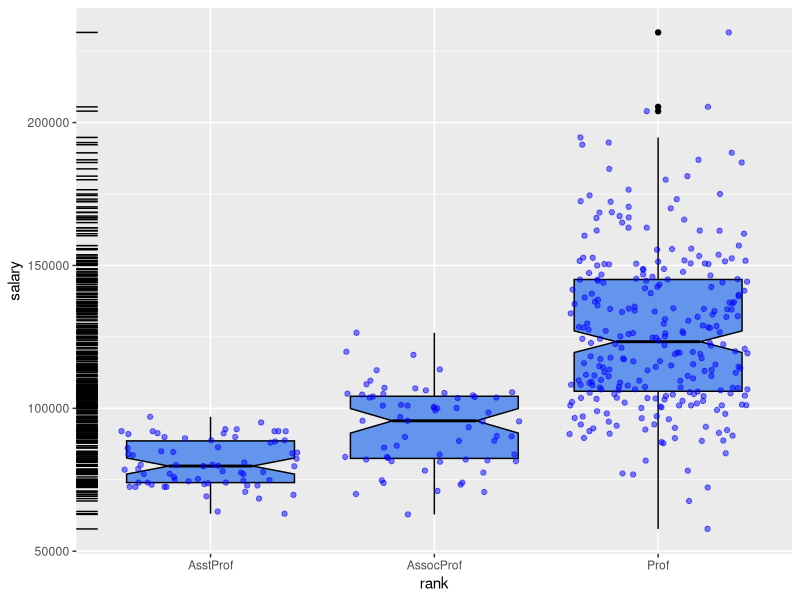
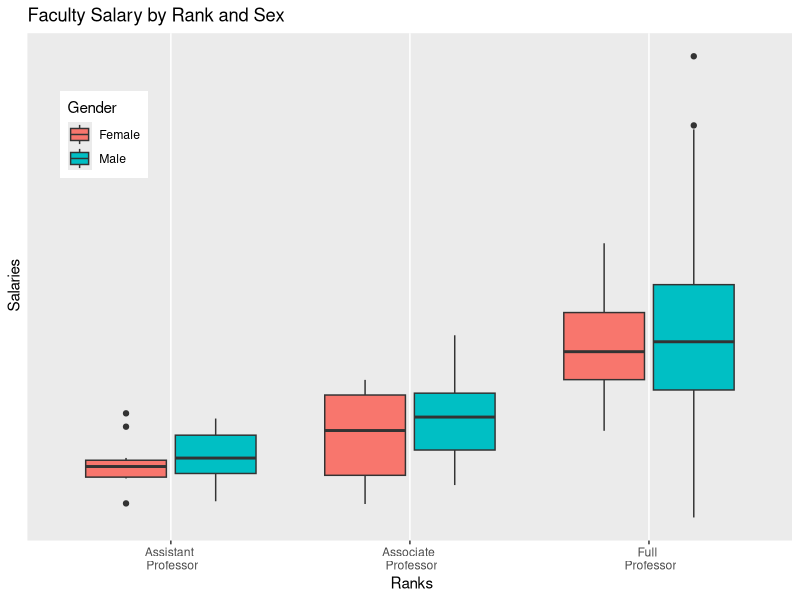
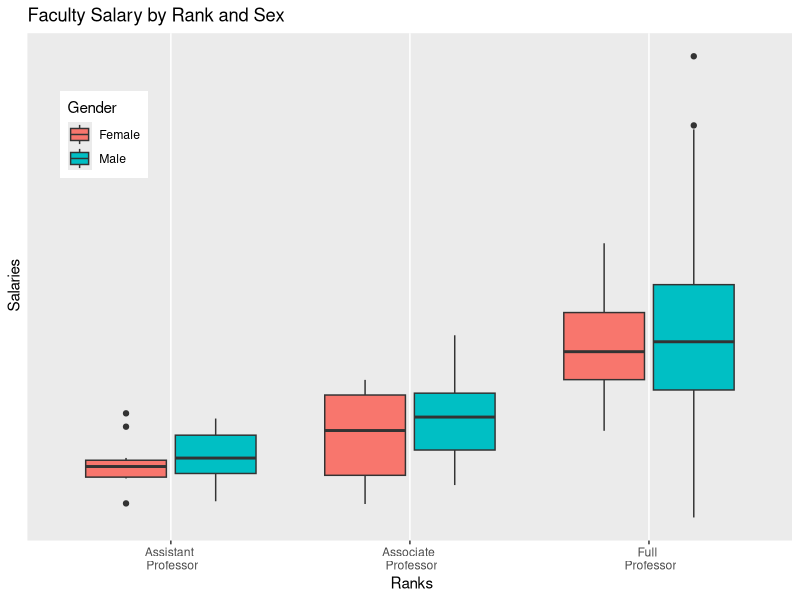
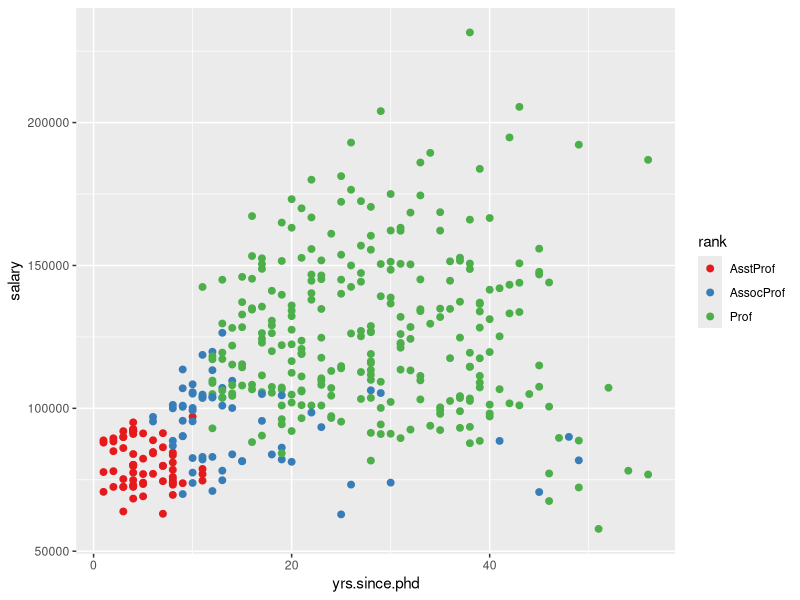
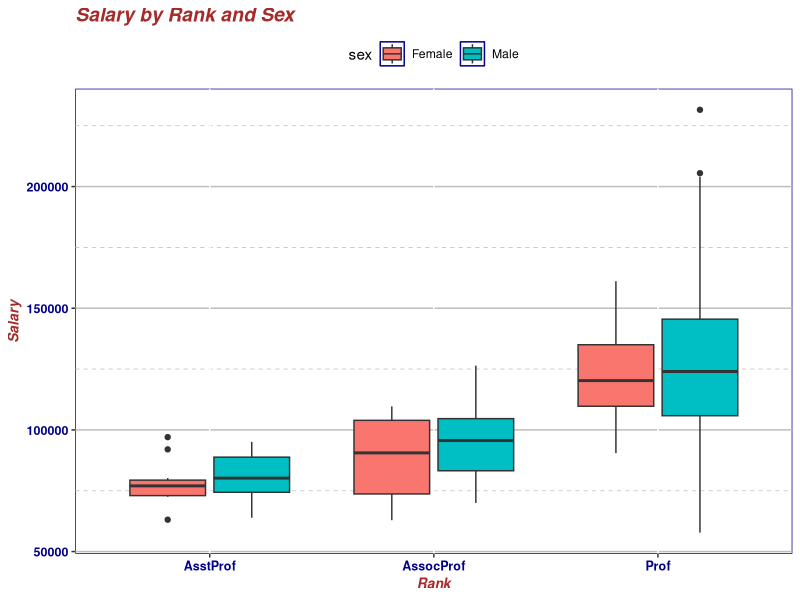
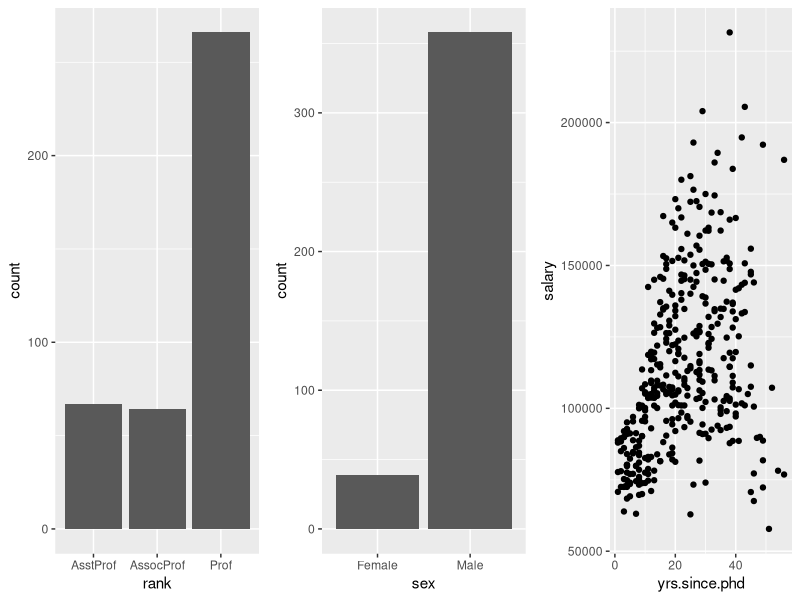

Write R code to recreate these figures, in order.
#ggplot - dataset - salaries

library(ggplot2)

#RiA : Salaries
data(Salaries, package='carData')
str(Salaries)
head(Salaries)
?Salaries


data(Salaries, package='carData')
ggplot(Salaries, aes(x=rank, y=salary)) +
  geom_boxplot( fill='cornflowerblue', color='black', notch=T) +
  geom_point(position='jitter', color='blue', alpha=.5) +
  geom_rug(sides='l', color='black')

#Interpretations
#1- salaries of 3 ranks differ from each other (No overlap in the box plot notches)
#2 variance in salaries increases with greater rank, with larger range of salaries for full professors
# 3 : salaries of 3 professors is so large to make them outlier's (3 black dots)


#Eg1
library(car);library(ggplot2)
data()
data(Salaries)

ggplot( data=Salaries, aes(x=rank, y=salary, fill=sex)) +
  geom_boxplot() +  scale_x_discrete( breaks=c('AsstProf', 'AssocProf', 'Prof'), labels= c('Assistant \n Professor', 'Associate \n Professor', 'Full \n Professor' )) +
  scale_y_continuous(breaks = c(5000, 10000, 15000, 20000), labels =c('Rs 50K', 'Rs 100k', 'Rs 150K', 'Rs 200K')) +
  #  labs(title= 'Faculty Salary by Rank and Sex', x=' Salaries', y=' Ranks')
  
  #Eg1
  labs(title= 'Faculty Salary by Rank and Sex', y=' Salaries', x=' Ranks', fill='Gender') +
  theme(legend.position =c(.1, .8))

ggplot( data=Salaries, aes(x=rank, y=salary, fill=sex)) +
  geom_boxplot() +
  scale_x_discrete( breaks=c('AsstProf', 'AssocProf', 'Prof'), labels= c('Assistant \n Professor', 'Associate \n Professor', 'Full \n Professor' )) +
  scale_y_continuous(breaks = c(5000, 10000, 15000, 20000), labels =c('Rs 50K', 'Rs 100k', 'Rs 150K', 'Rs 200K')) +
  labs(title= 'Faculty Salary by Rank and Sex', y=' Salaries', x=' Ranks', fill='Gender') +
  theme(legend.position =c(.1, .8))

ggplot(data=Salaries, aes(x=yrs.since.phd, y = salary, color=rank)) +
  #scale_color_manual(values=c('orange', 'olivedrab', 'navy')) +
  scale_color_brewer(palette='Set1') + geom_point(size=2)


mytheme <- theme(plot.title=element_text(face="bold.italic",
 size="14", color="brown"),    axis.title=element_text(face="bold.italic",   size=10, color="brown"), axis.text=element_text(face="bold", size=9,  color="darkblue"), panel.background=element_rect(fill="white",   color="darkblue"),   panel.grid.major.y=element_line(color="grey",   linetype=1),   panel.grid.minor.y=element_line(color="grey",   linetype=2),  panel.grid.minor.x=element_blank(), legend.position="top")

ggplot(Salaries, aes(x=rank, y=salary, fill=sex)) +
  geom_boxplot() +  labs(title="Salary by Rank and Sex", 
  x="Rank", y="Salary") +  mytheme

#Eg1

p1 <- ggplot(data=Salaries, aes(x=rank)) +  geom_bar()
p2 <- ggplot(data=Salaries, aes(x=sex)) +  geom_bar()
p3 <- ggplot(data=Salaries, aes(x=yrs.since.phd, y=salary)) +  geom_point()

library(gridExtra)
grid.arrange(p1, p2, p3, ncol=3)






